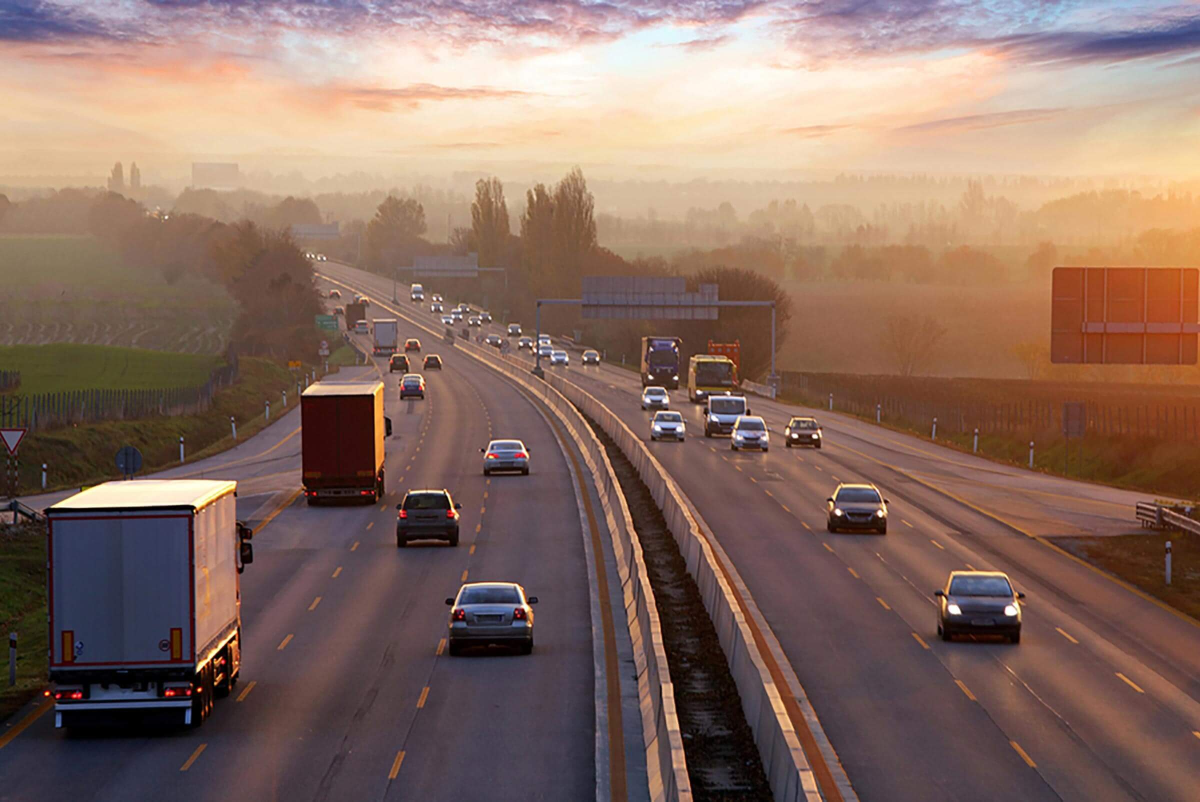
#> input picture a_prelim/1_intro_basics/0_assets/road.jpg, 2400 x 1603 px (shown at 1/2 size)
$ python entrypoint.py
#> lines starting #> are read from the running program, lines starting #| are printed output that depends on the picture
# From the OpenCV library import imread and imwrite function only.
from cv2 import imread, imwrite

# Reading the image using imread() function
image = imread("../0_assets/road.jpg")
#> image is the input picture: shape (1603, 2400, 3); mean B, G, R 98.4, 109.4, 136.3

# We will calculate the region of interest
# by slicing the pixels of the image.

# ! The slice image are actually range of pixels to region of interest.
# This means that, x start point is 100 up to 500, and y start point is 200 up to 700.
roi = image[100:500, 200:700]
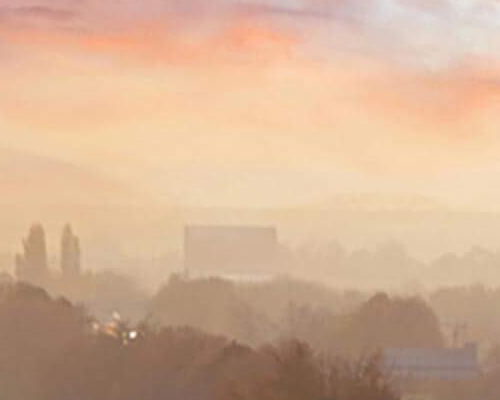
#> roi: shape (400, 500, 3); mean B, G, R 148.2, 176.2, 210.7


# Save the sliced result to the BASE_FOLDER.
imwrite("slice_result.jpg", roi)
